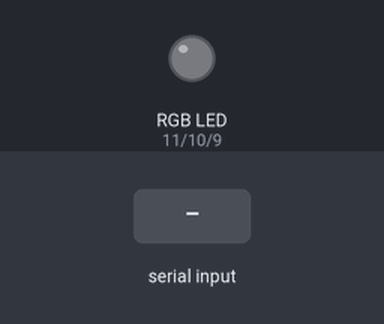
Recording of a sketch running on a simulated Arduino Uno, built with avr-gcc and run on an emulated ATmega328P. On the bench: an RGB LED mixed from three pins (HIGH = lit). The inputs (shaded band) are chosen by the test bench.

Above: at 1.2 s.
1.3 s: "90,45,200\n" received over Serial
At 2.4 s:
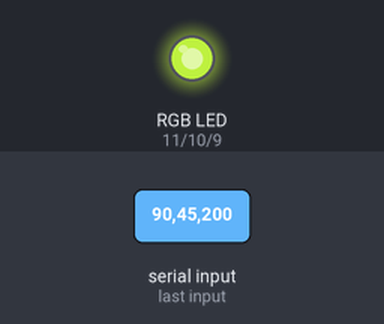
2.8 s: "30,150,10\n" received over Serial
At 3.6 s:
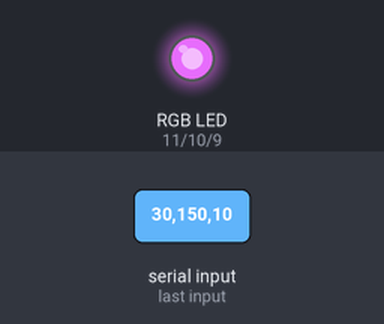
4.3 s: "1,90,45\n" received over Serial
At 4.6 s:
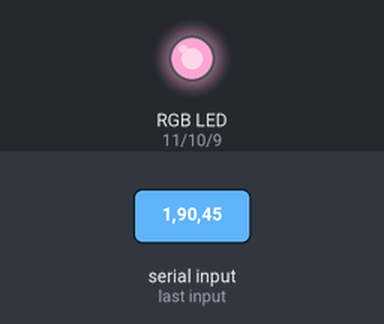
Timing chart, 0 to 7.3 s (numbered marks = the images above; inputs shaded):
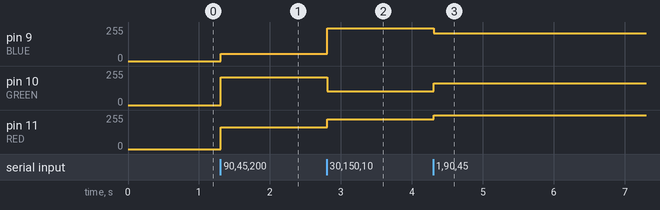

Measured:
- after the input at 1.3 s, pin 9 (BLUE): 0/255 → 55/255 at once; pin 10 (GREEN): 0/255 → 210/255 at once; pin 11 (RED): 0/255 → 165/255 at once
- after the input at 2.8 s, pin 9 (BLUE): 55/255 → 245/255 at once; pin 10 (GREEN): 210/255 → 105/255 at once; pin 11 (RED): 165/255 → 225/255 at once
- after the input at 4.3 s, pin 9 (BLUE): 245/255 → 210/255 at once; pin 10 (GREEN): 105/255 → 165/255 at once; pin 11 (RED): 225/255 → 254/255 at once

The sketch:

serial_rgb.ino
```cpp
const int RED = 11;
const int GREEN = 10;
const int BLUE = 9;

int rv = 0;
int gv = 0;
int bv = 0;

void setup(){
  Serial.begin(9600);

  pinMode(RED, OUTPUT);
  pinMode(GREEN, OUTPUT);
  pinMode(BLUE, OUTPUT);
}

void loop(){
  while(Serial.available() > 0){
    rv = Serial.parseInt();
    gv = Serial.parseInt();
    bv = Serial.parseInt();

    if(Serial.read() == '\n'){
      analogWrite(RED, 255-rv);
      analogWrite(GREEN, 255-gv);
      analogWrite(BLUE, 255-bv);
    }
  }

}
```
